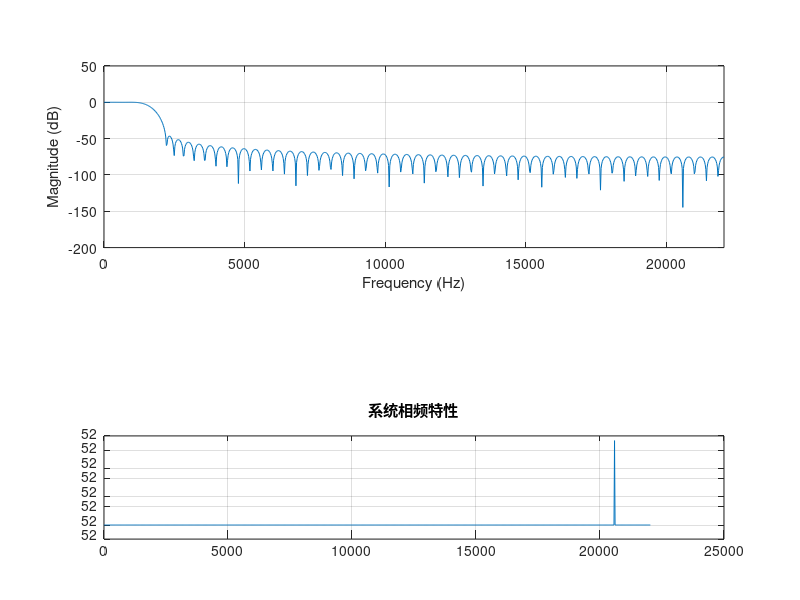

MATLAB code for this plot: (Note: this script raises an error after producing the figure.)
wp = 0.1 * pi; % 通带截止频率
ws = 0.2 * pi; % 阻带截止频率
Rp = 1; % 通带最大允许波纹 (dB)
Rs = 45; % 阻带最小衰减 (dB)

% 设计滤波器
dev = [(10^(Rp/20)-1)/(10^(Rp/20)+1), 10^(-Rs/20)];
[N, Wn, beta, ftype] = kaiserord([wp/(2*pi), ws/(2*pi)], [1, 0], dev);
b = fir1(N, Wn, ftype, kaiser(N+1, beta), 'noscale');

% (1) 求单位脉冲响应h(n)和绘制频域特性
figure;

subplot(3, 1, 1);
stem(0:N, b);
title('单位脉冲响应 h(n)');
xlabel('n');
ylabel('h(n)');

subplot(3, 1, 2);
freqz(b, 1, 1024, 'half', 44100); % 1024点FFT，采样率为44100Hz
title('系统频域的幅频特性和幅度衰减特性');

subplot(3, 1, 3);
grpdelay(b, 1, 1024, 44100); % 组延迟
title('系统相频特性');

% (2) 对motherland.wav进行滤波
[x, fs] = audioread('motherland.wav'); % 读取音频文件
y = filter(b, 1, x); % 使用设计的滤波器进行滤波

figure;
t = 0:1/fs:(length(x)-1)/fs; % 时间向量

subplot(2, 1, 1);
plot(t, x);
title('原始音频信号时域波形');
xlabel('时间 (s)');
ylabel('幅度');

subplot(2, 1, 2);
plot(t, y);
title('滤波后音频信号时域波形');
xlabel('时间 (s)');
ylabel('幅度');

sgtitle('音频信号滤波效果');
